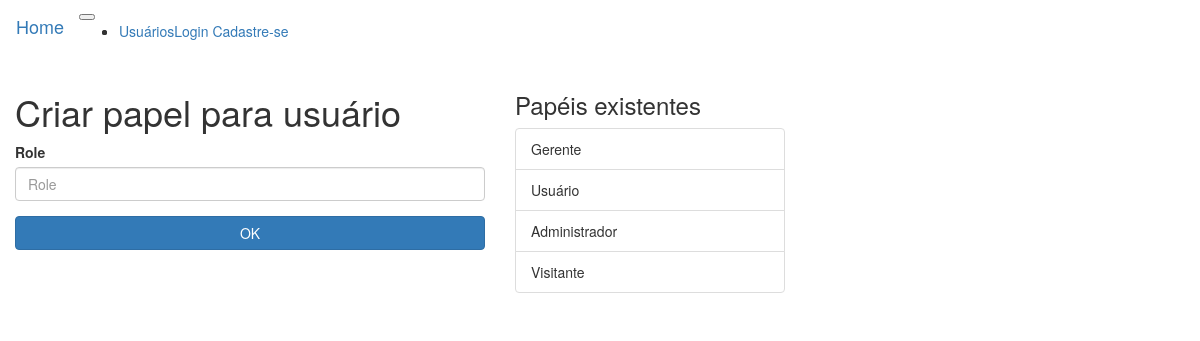
Screenshot of /create_role with the database file from the repository.
### app/models.py (models this page shows, shortened)
class Role(db.Model):
    __tablename__ = 'roles'
    id = db.Column(db.Integer, primary_key=True)
    name = db.Column(db.String(64), unique=True)
    users = db.relationship('User', backref='role')

### app/main/views.py (the view, shortened to what this page needs)
@main.route('/create_role', methods=["GET", "POST"])
def create_role():
    roles = Role.query.all()
    form = RoleForm()
    return render_template('create_role.html', form=form, roles=roles)

### app/main/forms.py
class RoleForm(FlaskForm):
    role_name = StringField('Role', validators=[ DataRequired() ])
    submit = SubmitField('OK')

### app/templates/create_role.html (shortened to what this page needs)
{% extends 'base.html' %}
{% import "bootstrap/wtf.html" as wtf %}
{% block content %}
    <div class="container-fluid">
        <div class="row justify-content-center my-4">
            <div class="col-sm-9 col-md-8 col-xs-5 col-lg-5 mx-4">
                <h1 class="my-4">Criar papel para usuário</h1>
                <form method="POST" role="form">
                    {{ wtf.form_field(form.role_name, class='form-control', placeholder=form
                    .role_name.label.text) }}
                    {{ wtf.form_field(form.submit, class='btn btn-block btn-primary') }}
                </form>
            </div>
            <div class="col-sm-3 col-md-4 col-xs-3 col-lg-3 mt-4">
                <h3>Papéis existentes</h3>
                <ul class="list-group my-4">
                    {% for role in roles %}
                        <li class="list-group-item">
                            {{ role.name }}
                        </li>
                    {% endfor %}
                </ul>
            </div>
        </div>
    </div>
{% endblock %}

### rows the page displays
Role: name "Gerente"
Role: name "Usuário"
Role: name "Administrador"
Role: name "Visitante"
